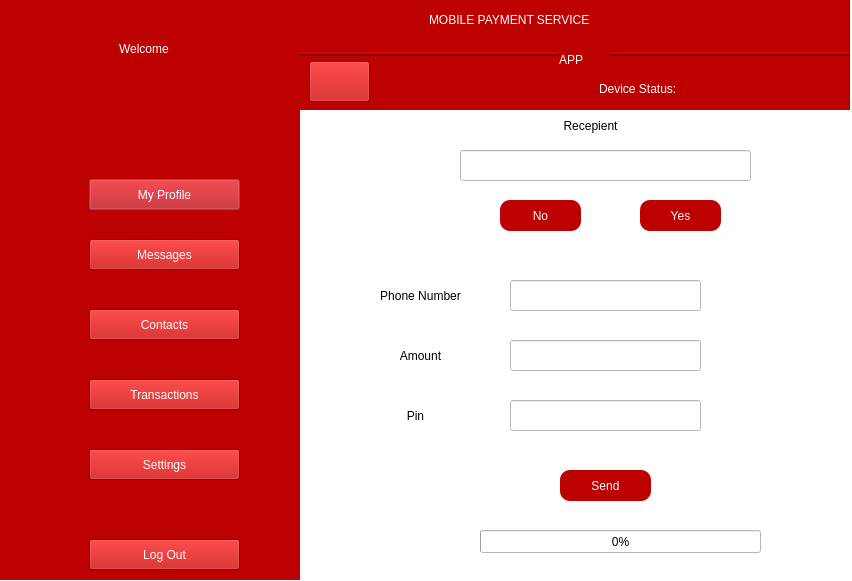
<?xml version="1.0" encoding="UTF-8"?>
<ui version="4.0">
 <class>Dialog</class>
 <widget class="QDialog" name="Dialog">
  <property name="geometry">
   <rect>
    <x>0</x>
    <y>0</y>
    <width>852</width>
    <height>581</height>
   </rect>
  </property>
  <property name="windowTitle">
   <string>Dialog</string>
  </property>
  <property name="layoutDirection">
   <enum>Qt::LeftToRight</enum>
  </property>
  <property name="styleSheet">
   <string notr="true">background-color: rgb(255, 255, 255);</string>
  </property>
  <property name="modal">
   <bool>false</bool>
  </property>
  <widget class="QWidget" name="widget" native="true">
   <property name="geometry">
    <rect>
     <x>-1</x>
     <y>-1</y>
     <width>301</width>
     <height>581</height>
    </rect>
   </property>
   <property name="styleSheet">
    <string notr="true">background-color: rgb(189, 0, 0);
color: rgb(255, 255, 255);</string>
   </property>
   <widget class="QLabel" name="label">
    <property name="geometry">
     <rect>
      <x>120</x>
      <y>40</y>
      <width>81</width>
      <height>20</height>
     </rect>
    </property>
    <property name="styleSheet">
     <string notr="true">font: 75 14pt &quot;MS Shell Dlg 2&quot;;</string>
    </property>
    <property name="text">
     <string>Welcome</string>
    </property>
   </widget>
   <widget class="QLabel" name="nmm">
    <property name="geometry">
     <rect>
      <x>60</x>
      <y>70</y>
      <width>201</width>
      <height>20</height>
     </rect>
    </property>
    <property name="styleSheet">
     <string notr="true">font: 75 13pt &quot;MS Shell Dlg 2&quot;;</string>
    </property>
    <property name="text">
     <string/>
    </property>
    <property name="alignment">
     <set>Qt::AlignCenter</set>
    </property>
   </widget>
   <widget class="QLabel" name="pnmm">
    <property name="geometry">
     <rect>
      <x>100</x>
      <y>110</y>
      <width>131</width>
      <height>20</height>
     </rect>
    </property>
    <property name="styleSheet">
     <string notr="true">font: 75 13pt &quot;MS Shell Dlg 2&quot;;</string>
    </property>
    <property name="text">
     <string/>
    </property>
    <property name="alignment">
     <set>Qt::AlignCenter</set>
    </property>
   </widget>
   <widget class="QLabel" name="label_4">
    <property name="geometry">
     <rect>
      <x>20</x>
      <y>170</y>
      <width>51</width>
      <height>41</height>
     </rect>
    </property>
    <property name="text">
     <string/>
    </property>
    <property name="pixmap">
     <pixmap>ICONS/icons8-user-menu-male-48.png</pixmap>
    </property>
   </widget>
   <widget class="QLabel" name="label_5">
    <property name="geometry">
     <rect>
      <x>20</x>
      <y>230</y>
      <width>51</width>
      <height>41</height>
     </rect>
    </property>
    <property name="text">
     <string/>
    </property>
    <property name="pixmap">
     <pixmap>ICONS/icons8-group-message-48.png</pixmap>
    </property>
   </widget>
   <widget class="QLabel" name="label_11">
    <property name="geometry">
     <rect>
      <x>20</x>
      <y>370</y>
      <width>51</width>
      <height>41</height>
     </rect>
    </property>
    <property name="text">
     <string/>
    </property>
    <property name="pixmap">
     <pixmap>ICONS/icons8-euro-money-48.png</pixmap>
    </property>
   </widget>
   <widget class="QLabel" name="label_12">
    <property name="geometry">
     <rect>
      <x>20</x>
      <y>300</y>
      <width>51</width>
      <height>41</height>
     </rect>
    </property>
    <property name="text">
     <string/>
    </property>
    <property name="pixmap">
     <pixmap>ICONS/icons8-address-book-2-48.png</pixmap>
    </property>
   </widget>
   <widget class="QLabel" name="label_13">
    <property name="geometry">
     <rect>
      <x>20</x>
      <y>440</y>
      <width>51</width>
      <height>41</height>
     </rect>
    </property>
    <property name="text">
     <string/>
    </property>
    <property name="pixmap">
     <pixmap>ICONS/icons8-gear-48.png</pixmap>
    </property>
   </widget>
   <widget class="QLabel" name="label_14">
    <property name="geometry">
     <rect>
      <x>20</x>
      <y>530</y>
      <width>51</width>
      <height>41</height>
     </rect>
    </property>
    <property name="text">
     <string/>
    </property>
    <property name="pixmap">
     <pixmap>ICONS/icons8-open-pane-48.png</pixmap>
    </property>
   </widget>
   <widget class="QPushButton" name="pushButton_2">
    <property name="geometry">
     <rect>
      <x>90</x>
      <y>180</y>
      <width>151</width>
      <height>31</height>
     </rect>
    </property>
    <property name="styleSheet">
     <string notr="true">font: 75 10pt &quot;Arial&quot;;</string>
    </property>
    <property name="text">
     <string>My Profile</string>
    </property>
    <property name="default">
     <bool>false</bool>
    </property>
    <property name="flat">
     <bool>false</bool>
    </property>
   </widget>
   <widget class="QPushButton" name="pushButton_3">
    <property name="geometry">
     <rect>
      <x>90</x>
      <y>240</y>
      <width>151</width>
      <height>31</height>
     </rect>
    </property>
    <property name="styleSheet">
     <string notr="true">font: 75 10pt &quot;Arial&quot;;</string>
    </property>
    <property name="text">
     <string>Messages</string>
    </property>
   </widget>
   <widget class="QPushButton" name="pushButton_4">
    <property name="geometry">
     <rect>
      <x>90</x>
      <y>310</y>
      <width>151</width>
      <height>31</height>
     </rect>
    </property>
    <property name="styleSheet">
     <string notr="true">font: 75 10pt &quot;Arial&quot;;</string>
    </property>
    <property name="text">
     <string>Contacts</string>
    </property>
   </widget>
   <widget class="QPushButton" name="transaction">
    <property name="geometry">
     <rect>
      <x>90</x>
      <y>380</y>
      <width>151</width>
      <height>31</height>
     </rect>
    </property>
    <property name="styleSheet">
     <string notr="true">font: 75 10pt &quot;Arial&quot;;</string>
    </property>
    <property name="text">
     <string>Transactions</string>
    </property>
   </widget>
   <widget class="QPushButton" name="pushButton_6">
    <property name="geometry">
     <rect>
      <x>90</x>
      <y>450</y>
      <width>151</width>
      <height>31</height>
     </rect>
    </property>
    <property name="styleSheet">
     <string notr="true">font: 75 10pt &quot;Arial&quot;;</string>
    </property>
    <property name="text">
     <string>Settings</string>
    </property>
   </widget>
   <widget class="QPushButton" name="lgo">
    <property name="geometry">
     <rect>
      <x>90</x>
      <y>540</y>
      <width>151</width>
      <height>31</height>
     </rect>
    </property>
    <property name="styleSheet">
     <string notr="true">font: 75 10pt &quot;Arial&quot;;</string>
    </property>
    <property name="text">
     <string>Log Out</string>
    </property>
   </widget>
  </widget>
  <widget class="QFrame" name="frame">
   <property name="geometry">
    <rect>
     <x>299</x>
     <y>-1</y>
     <width>551</width>
     <height>111</height>
    </rect>
   </property>
   <property name="styleSheet">
    <string notr="true">background-color: rgb(189, 0, 0);
color: rgb(255, 255, 255);</string>
   </property>
   <property name="frameShape">
    <enum>QFrame::HLine</enum>
   </property>
   <property name="frameShadow">
    <enum>QFrame::Raised</enum>
   </property>
   <property name="lineWidth">
    <number>2</number>
   </property>
   <property name="midLineWidth">
    <number>0</number>
   </property>
   <widget class="QLabel" name="label_16">
    <property name="geometry">
     <rect>
      <x>260</x>
      <y>50</y>
      <width>51</width>
      <height>21</height>
     </rect>
    </property>
    <property name="styleSheet">
     <string notr="true">font: 75 18pt &quot;MS Shell Dlg 2&quot;;</string>
    </property>
    <property name="text">
     <string>APP</string>
    </property>
   </widget>
   <widget class="QLabel" name="label_15">
    <property name="geometry">
     <rect>
      <x>130</x>
      <y>10</y>
      <width>301</width>
      <height>21</height>
     </rect>
    </property>
    <property name="styleSheet">
     <string notr="true">font: 75 18pt &quot;MS Shell Dlg 2&quot;;</string>
    </property>
    <property name="text">
     <string>MOBILE PAYMENT SERVICE</string>
    </property>
   </widget>
   <widget class="QPushButton" name="hm">
    <property name="geometry">
     <rect>
      <x>10</x>
      <y>62</y>
      <width>61</width>
      <height>41</height>
     </rect>
    </property>
    <property name="text">
     <string/>
    </property>
    <property name="icon">
     <iconset>
      <normaloff>ICONS/icons8-exterior-48.png</normaloff>ICONS/icons8-exterior-48.png</iconset>
    </property>
    <property name="iconSize">
     <size>
      <width>40</width>
      <height>40</height>
     </size>
    </property>
   </widget>
   <widget class="QLabel" name="label_2">
    <property name="geometry">
     <rect>
      <x>300</x>
      <y>80</y>
      <width>101</width>
      <height>20</height>
     </rect>
    </property>
    <property name="styleSheet">
     <string notr="true">font: 75 12pt &quot;MS Shell Dlg 2&quot;;</string>
    </property>
    <property name="text">
     <string>Device Status:</string>
    </property>
   </widget>
   <widget class="QLabel" name="st">
    <property name="geometry">
     <rect>
      <x>410</x>
      <y>80</y>
      <width>111</width>
      <height>20</height>
     </rect>
    </property>
    <property name="styleSheet">
     <string notr="true">font: 75 12pt &quot;MS Shell Dlg 2&quot;;</string>
    </property>
    <property name="text">
     <string/>
    </property>
   </widget>
   <widget class="QLabel" name="sm">
    <property name="geometry">
     <rect>
      <x>80</x>
      <y>80</y>
      <width>111</width>
      <height>20</height>
     </rect>
    </property>
    <property name="styleSheet">
     <string notr="true">font: 75 11pt &quot;MS Shell Dlg 2&quot;;</string>
    </property>
    <property name="text">
     <string/>
    </property>
   </widget>
  </widget>
  <widget class="QLineEdit" name="pnm">
   <property name="geometry">
    <rect>
     <x>510</x>
     <y>280</y>
     <width>191</width>
     <height>31</height>
    </rect>
   </property>
   <property name="layoutDirection">
    <enum>Qt::LeftToRight</enum>
   </property>
   <property name="styleSheet">
    <string notr="true">background-color: rgb(255, 255, 255);</string>
   </property>
   <property name="inputMethodHints">
    <set>Qt::ImhDigitsOnly</set>
   </property>
   <property name="alignment">
    <set>Qt::AlignCenter</set>
   </property>
  </widget>
  <widget class="QPushButton" name="no">
   <property name="geometry">
    <rect>
     <x>500</x>
     <y>200</y>
     <width>81</width>
     <height>31</height>
    </rect>
   </property>
   <property name="styleSheet">
    <string notr="true">background-color: rgb(189, 0, 0);
color: rgb(255, 255, 255);
border-radius: 10px;</string>
   </property>
   <property name="text">
    <string>No</string>
   </property>
  </widget>
  <widget class="QLabel" name="label_6">
   <property name="geometry">
    <rect>
     <x>360</x>
     <y>340</y>
     <width>121</width>
     <height>31</height>
    </rect>
   </property>
   <property name="styleSheet">
    <string notr="true">font: 75 12pt &quot;Arial&quot;;</string>
   </property>
   <property name="text">
    <string>Amount</string>
   </property>
   <property name="alignment">
    <set>Qt::AlignCenter</set>
   </property>
  </widget>
  <widget class="QPushButton" name="yes">
   <property name="geometry">
    <rect>
     <x>640</x>
     <y>200</y>
     <width>81</width>
     <height>31</height>
    </rect>
   </property>
   <property name="styleSheet">
    <string notr="true">background-color: rgb(189, 0, 0);
color: rgb(255, 255, 255);
border-radius: 10px;</string>
   </property>
   <property name="text">
    <string>Yes</string>
   </property>
  </widget>
  <widget class="QLineEdit" name="rc">
   <property name="geometry">
    <rect>
     <x>460</x>
     <y>150</y>
     <width>291</width>
     <height>31</height>
    </rect>
   </property>
   <property name="styleSheet">
    <string notr="true">background-color: rgb(255, 255, 255);
font: 75 11pt &quot;Arial&quot;;</string>
   </property>
   <property name="inputMethodHints">
    <set>Qt::ImhDigitsOnly</set>
   </property>
   <property name="inputMask">
    <string notr="true"/>
   </property>
   <property name="text">
    <string notr="true"/>
   </property>
   <property name="alignment">
    <set>Qt::AlignCenter</set>
   </property>
   <property name="readOnly">
    <bool>true</bool>
   </property>
  </widget>
  <widget class="QProgressBar" name="pb">
   <property name="geometry">
    <rect>
     <x>480</x>
     <y>530</y>
     <width>281</width>
     <height>23</height>
    </rect>
   </property>
   <property name="styleSheet">
    <string notr="true"/>
   </property>
   <property name="value">
    <number>0</number>
   </property>
   <property name="alignment">
    <set>Qt::AlignCenter</set>
   </property>
  </widget>
  <widget class="QLabel" name="label_7">
   <property name="geometry">
    <rect>
     <x>350</x>
     <y>400</y>
     <width>131</width>
     <height>31</height>
    </rect>
   </property>
   <property name="styleSheet">
    <string notr="true">font: 75 12pt &quot;Arial&quot;;</string>
   </property>
   <property name="text">
    <string>Pin</string>
   </property>
   <property name="alignment">
    <set>Qt::AlignCenter</set>
   </property>
  </widget>
  <widget class="QLabel" name="label_8">
   <property name="geometry">
    <rect>
     <x>530</x>
     <y>110</y>
     <width>121</width>
     <height>31</height>
    </rect>
   </property>
   <property name="styleSheet">
    <string notr="true">font: 75 12pt &quot;Arial&quot;;</string>
   </property>
   <property name="text">
    <string>Recepient</string>
   </property>
   <property name="alignment">
    <set>Qt::AlignCenter</set>
   </property>
  </widget>
  <widget class="QPushButton" name="send">
   <property name="geometry">
    <rect>
     <x>560</x>
     <y>470</y>
     <width>91</width>
     <height>31</height>
    </rect>
   </property>
   <property name="styleSheet">
    <string notr="true">background-color: rgb(189, 0, 0);
color: rgb(255, 255, 255);
border-radius: 10px;</string>
   </property>
   <property name="text">
    <string>Send</string>
   </property>
  </widget>
  <widget class="QLineEdit" name="amnt">
   <property name="geometry">
    <rect>
     <x>510</x>
     <y>340</y>
     <width>191</width>
     <height>31</height>
    </rect>
   </property>
   <property name="styleSheet">
    <string notr="true">background-color: rgb(255, 255, 255);</string>
   </property>
   <property name="inputMethodHints">
    <set>Qt::ImhDigitsOnly</set>
   </property>
   <property name="inputMask">
    <string notr="true"/>
   </property>
   <property name="text">
    <string notr="true"/>
   </property>
   <property name="alignment">
    <set>Qt::AlignCenter</set>
   </property>
  </widget>
  <widget class="QLineEdit" name="pn">
   <property name="geometry">
    <rect>
     <x>510</x>
     <y>400</y>
     <width>191</width>
     <height>31</height>
    </rect>
   </property>
   <property name="styleSheet">
    <string notr="true">background-color: rgb(255, 255, 255);</string>
   </property>
   <property name="echoMode">
    <enum>QLineEdit::Password</enum>
   </property>
   <property name="alignment">
    <set>Qt::AlignCenter</set>
   </property>
  </widget>
  <widget class="QLabel" name="label_9">
   <property name="geometry">
    <rect>
     <x>360</x>
     <y>280</y>
     <width>121</width>
     <height>31</height>
    </rect>
   </property>
   <property name="styleSheet">
    <string notr="true">font: 75 12pt &quot;Arial&quot;;</string>
   </property>
   <property name="text">
    <string>Phone Number</string>
   </property>
   <property name="alignment">
    <set>Qt::AlignCenter</set>
   </property>
  </widget>
 </widget>
 <resources/>
 <connections/>
</ui>
